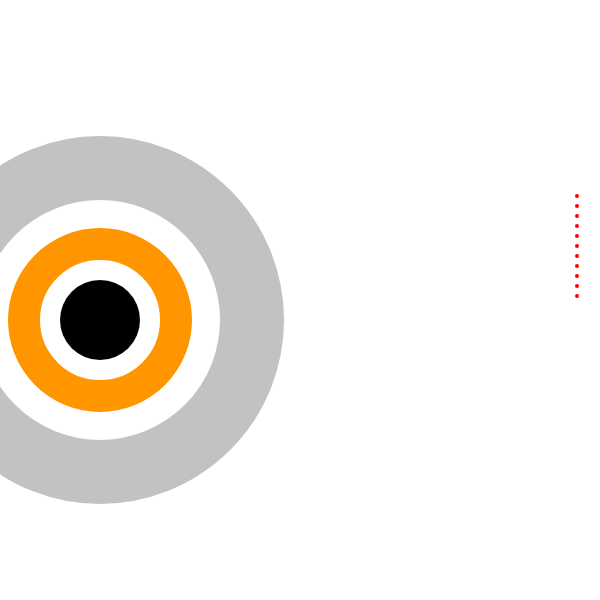
Frame 1 (no input)
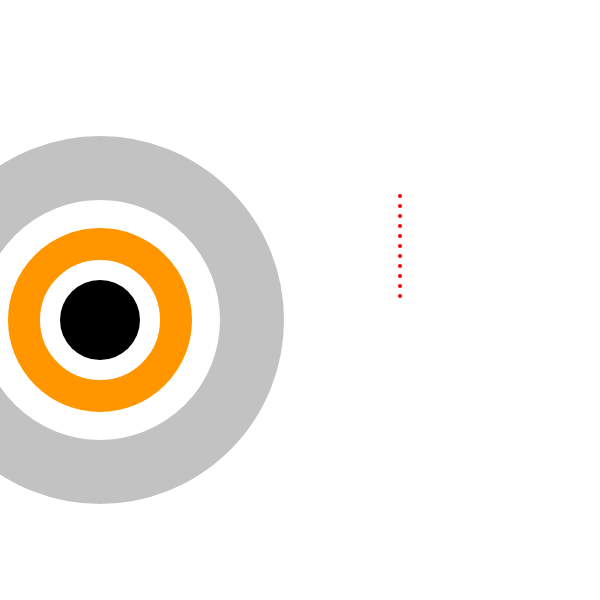
Frame 60 (no input)
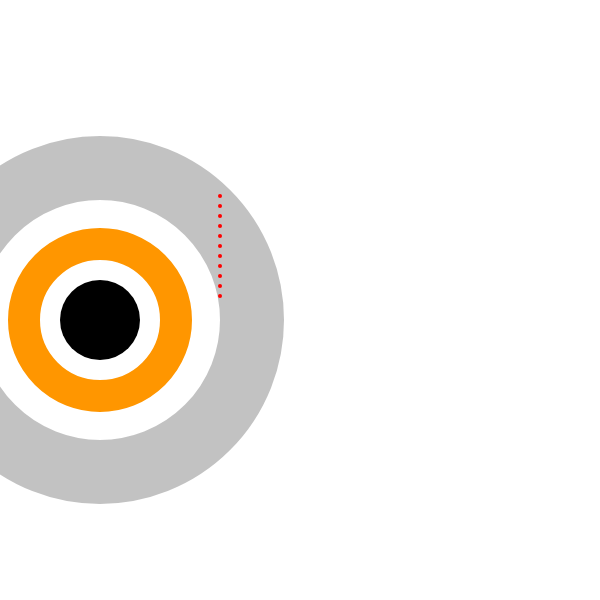
Frame 120 (the mouse pressed at the canvas centre since frame 60)

The p5.js sketch that drew these frames (run headless with seeded random() and noise() and a simulated clock; from frame 60 on, the mouse is pressed at the canvas centre):

// p5.js sketch
// ── sketch.js

const c= 30
const G =6;
const dt=0.1;
let m87

let particles =[]




function setup() {
createCanvas(600, 600);
ellipseMode(RADIUS)
m87 = new BlackHole(100,320,3000); 
let start =height/2
let end =height/2-m87.rs*2.6

for(let y=end;y<start;y+=10){
    particles.push(new Photon(width-20,y))
}
}

function draw() {
background(255);
m87.show()

for(let p of particles){
    p.update();    
    p.show();
 }
}
// ── black.js
class BlackHole{
    constructor(x,y,m){
        this.pos =createVector(x,y)
        this.mass = m
        this.rs = (2*G*this.mass/(c*c))
        console.log(this.rs)
    }

    show(){
        fill(0);
        noStroke()
        circle(this.pos.x,this.pos.y,this.rs);
        
        noFill()
        stroke(100,100)
        strokeWeight(64)
        circle(this.pos.x,this.pos.y,this.rs*3+32)

        stroke(255,150,0)
        strokeWeight(32)
        circle(this.pos.x,this.pos.y,this.rs*1.5+16)
    }
}
// ── photon.js
class Photon{
    constructor(x,y){
        this.pos=createVector(x,y)
        this.vel=createVector(-c,0)
    }

    update(){
        const deltaV=this.vel.copy()
        deltaV.mult(dt)
        this.pos.add(deltaV)
    }


    show(){
        strokeWeight(4)
        stroke(255,0,0);
        point(this.pos.x,this.pos.y)
    }
}
